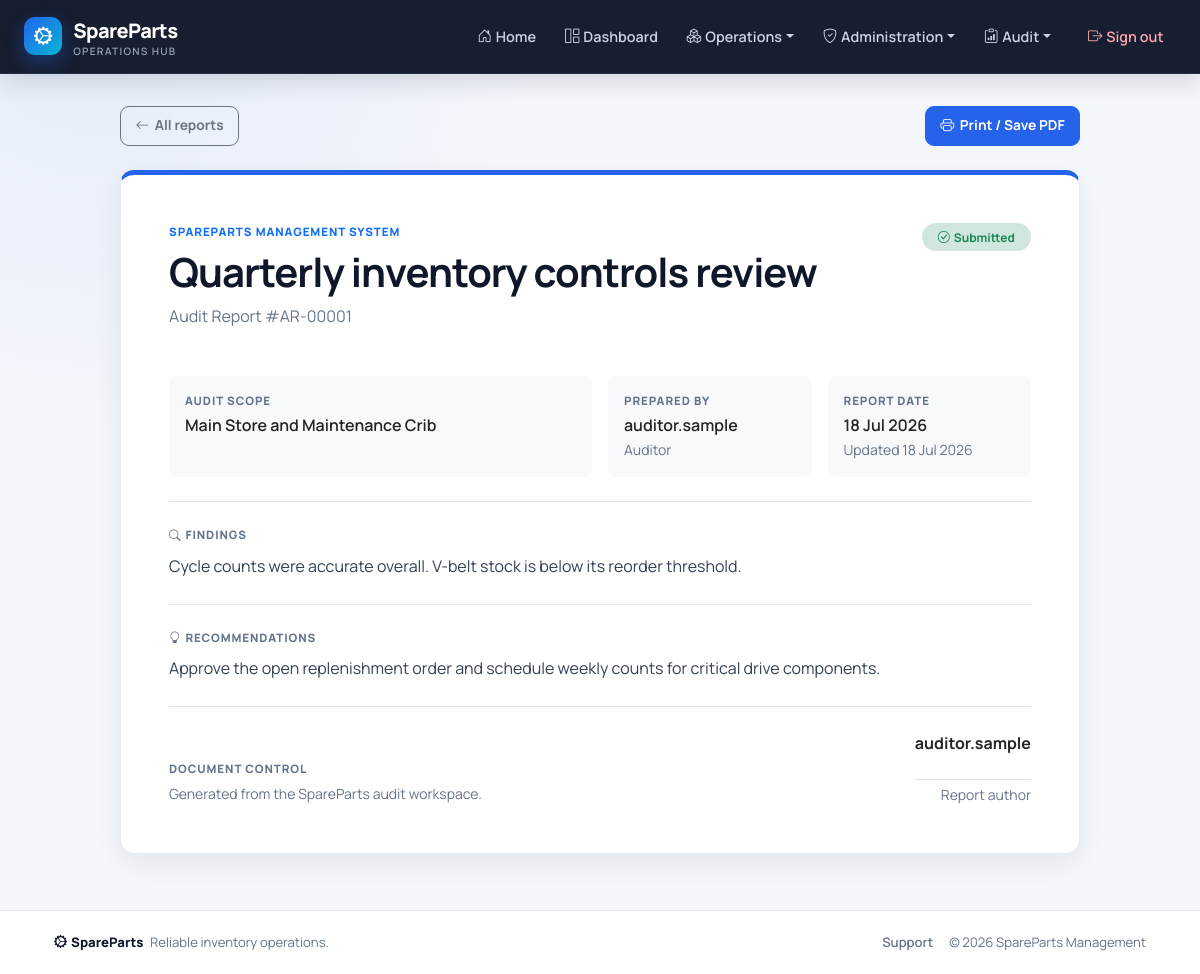
/audit-reports/1/ (signed in), run on the app's committed database.
### core/models.py (models this page shows, shortened)
class AuditReport(models.Model):
    STATUS_CHOICES = (
        ('draft', 'Draft'),
        ('submitted', 'Submitted'),
    )
    title = models.CharField(max_length=200)
    scope = models.CharField(max_length=255)
    findings = models.TextField()
    recommendations = models.TextField(blank=True)
    status = models.CharField(max_length=20, choices=STATUS_CHOICES, default='draft')
    created_by = models.ForeignKey(
        CustomUser, on_delete=models.PROTECT, related_name='audit_reports'
    )
    created_at = models.DateTimeField(auto_now_add=True)
    updated_at = models.DateTimeField(auto_now=True)
    class Meta:
        ordering = ('-created_at',)

class CustomUser(AbstractUser):
    role = models.ForeignKey(
        Role, on_delete=models.SET_NULL, null=True, blank=True, related_name='users'
    )
    phone = models.CharField(max_length=15, blank=True, null=True)
    access_permissions = models.ManyToManyField(
        AccessPermission, blank=True, related_name='users'
    )
    def has_access(self, code):
        if not self.is_authenticated or not self.is_active:
            return False
        if self.is_superuser:
            return True
        return self.get_effective_access_permissions().filter(code=code).exists()

class Role(models.Model):
    name = models.CharField(max_length=100, unique=True)
    code = models.SlugField(max_length=100, unique=True)
    description = models.CharField(max_length=255, blank=True)
    permissions = models.ManyToManyField(
        AccessPermission, blank=True, related_name='roles'
    )
    class Meta:
        ordering = ('name',)

### core/views.py (the view)
# urls.py: path('audit-reports/<int:pk>/', views.AuditReportDetailView.as_view(), name='auditreport_detail'),
class AuditReportDetailView(LoginRequiredMixin, RoleRequiredMixin, DetailView):
    model = AuditReport
    template_name = 'auditreport_detail.html'
    context_object_name = 'report'
    permission_required = 'audit.view'
    def get_queryset(self):
        return super().get_queryset().select_related('created_by', 'created_by__role')

### core/templatetags/rbac.py (called while the page is built)
@register.filter
def has_access(user, code):
    return bool(getattr(user, 'has_access', lambda unused: False)(code))

### parts/mixins.py (called while the page is built)
    def get_permission_required(self):
        if self.permission_required:
            return self.permission_required
        model_name = self.model._meta.model_name
        module = self.permission_modules.get(model_name, model_name)
        action = 'view' if self.__class__.__name__.endswith(('ListView', 'DetailView')) else 'manage'
        return f'{module}.{action}'

    def dispatch(self, request, *args, **kwargs):
        if self.get_permission_required() == 'users.manage' and not request.user.is_superuser:
            raise PermissionDenied("Only a super admin can manage users and permissions.")
        if request.user.is_authenticated and request.user.has_access(self.get_permission_required()):
            return super().dispatch(request, *args, **kwargs)
        raise PermissionDenied("You do not have permission to access this page.")

### templates/auditreport_detail.html (shortened to what this page needs)
{% extends 'base.html' %}
{% block content %}
<div class="report-document">
    <div class="report-actions d-flex justify-content-between align-items-center mb-4">
        <a href="{% url 'core:auditreport_list' %}" class="btn btn-outline-secondary"><i class="bi bi-arrow-left"></i>All reports</a>
        <button type="button" class="btn btn-primary" onclick="window.print()"><i class="bi bi-printer"></i>Print / Save PDF</button>
    </div>
    <article class="card report-sheet">
        <div class="card-body p-4 p-lg-5">
            <header class="d-flex flex-column flex-md-row justify-content-between gap-4 mb-5">
                <div>
                    <div class="report-label text-primary mb-2">SpareParts Management System</div>
                    <h1 class="display-6 fw-bold mb-2">{{ report.title }}</h1>
                    <p class="text-muted mb-0">Audit Report #AR-{{ report.pk|stringformat:"05d" }}</p>
                </div>
                <div class="text-md-end">
                    {% if report.status == 'submitted' %}<span class="badge bg-success-subtle text-success px-3 py-2"><i class="bi bi-check-circle me-1"></i>Submitted</span>{% else %}<span class="badge bg-warning-subtle text-warning-emphasis px-3 py-2"><i class="bi bi-pencil me-1"></i>Draft</span>{% endif %}
                </div>
            </header>
            <div class="row g-3 mb-4">
                <div class="col-md-6"><div class="p-3 rounded-3 bg-light h-100"><div class="report-label mb-1">Audit scope</div><div class="fw-semibold">{{ report.scope }}</div></div></div>
                <div class="col-md-3"><div class="p-3 rounded-3 bg-light h-100"><div class="report-label mb-1">Prepared by</div><div class="fw-semibold">{{ report.created_by.get_full_name|default:report.created_by.username }}</div><small class="text-muted">{{ report.created_by.role.name|default:"Auditor" }}</small></div></div>
                <div class="col-md-3"><div class="p-3 rounded-3 bg-light h-100"><div class="report-label mb-1">Report date</div><div class="fw-semibold">{{ report.created_at|date:"d M Y" }}</div><small class="text-muted">Updated {{ report.updated_at|date:"d M Y" }}</small></div></div>
            </div>
            <section class="report-section"><div class="report-label mb-2"><i class="bi bi-search me-1"></i>Findings</div><div class="report-copy">{{ report.findings }}</div></section>
            <section class="report-section"><div class="report-label mb-2"><i class="bi bi-lightbulb me-1"></i>Recommendations</div><div class="report-copy">{{ report.recommendations|default:"No recommendations were recorded." }}</div></section>
            <footer class="report-section pb-0"><div class="d-flex justify-content-between align-items-end gap-3"><div><div class="report-label mb-1">Document control</div><small class="text-muted">Generated from the SpareParts audit workspace.</small></div><div class="text-end"><div class="fw-bold">{{ report.created_by.get_full_name|default:report.created_by.username }}</div><div class="border-top mt-4 pt-1 text-muted small">Report author</div></div></div></footer>
        </div>
    </article>
</div>
{% endblock %}

### templates/base.html (style rules this page uses)
:root { --sp-navy: #0f172a; --sp-navy-soft: #1e293b; --sp-primary: #2563eb; --sp-primary-dark: #1d4ed8; --sp-cyan: #06b6d4; --sp-surface: #ffffff; --sp-bg: #f4f7fb; --sp-border: #e2e8f0; --sp-muted: #64748b; --sp-text: #172033; --sp-radius: 14px; --sp-shadow: 0 10px 30px rgba(15, 23, 42, .07); }
* { box-sizing: border-box; }
html { scroll-behavior: smooth; }
body { min-height: 100vh; display: flex; flex-direction: column; margin: 0; color: var(--sp-text); background: radial-gradient(circle at 8% 0%, rgba(37, 99, 235, .07), transparent 28rem), var(--sp-bg); font-family: "Manrope", system-ui, -apple-system, "Segoe UI", sans-serif; -webkit-font-smoothing: antialiased; }
a { text-underline-offset: 3px; }
.page-header, .d-flex.justify-content-between.mb-4, .d-flex.justify-content-between.align-items-center.mb-4 { gap: 1rem; align-items: center; }
h1, h2, h3, h4, h5, h6 { color: var(--sp-navy); letter-spacing: -.025em; }
h1, .h1 { font-weight: 800; }
.text-muted { color: var(--sp-muted) !important; }
.card { border: 1px solid rgba(226, 232, 240, .9) !important; border-radius: var(--sp-radius) !important; background: var(--sp-surface); box-shadow: var(--sp-shadow) !important; overflow: hidden; }
.card-body { padding: 1.3rem; }
.btn { min-height: 40px; display: inline-flex; align-items: center; justify-content: center; gap: .35rem; padding: .55rem .9rem; border-radius: 9px; font-size: .86rem; font-weight: 700; box-shadow: none !important; transition: transform .16s ease, background .16s ease, border-color .16s ease; }
.btn-primary { background: var(--sp-primary); border-color: var(--sp-primary); }
.badge { padding: .42rem .65rem; border-radius: 999px; font-weight: 700; }

### templates/auditreport_detail.html (style rules this page uses)
.report-document { max-width: 960px; margin: 0 auto; }
.report-sheet { border-top: 5px solid #2563eb !important; }
.report-label { color: #64748b; font-size: .72rem; font-weight: 800; letter-spacing: .08em; text-transform: uppercase; }
.report-section { padding: 1.5rem 0; border-top: 1px solid #e2e8f0; }
.report-copy { color: #334155; line-height: 1.75; white-space: pre-line; }

### data on the page
AuditReport: title "Quarterly inventory controls review", pk "00001", scope "Main Store and Maintenance Crib", created_by.get_full_name "auditor.sample", created_by.role.name "Auditor", created_at "18 Jul 2026", updated_at "18 Jul 2026", findings "Cycle counts were accurate overall. V-belt stock is below its reorder threshold.", recommendations "Approve the open replenishment order and schedule weekly counts for critical drive components."
